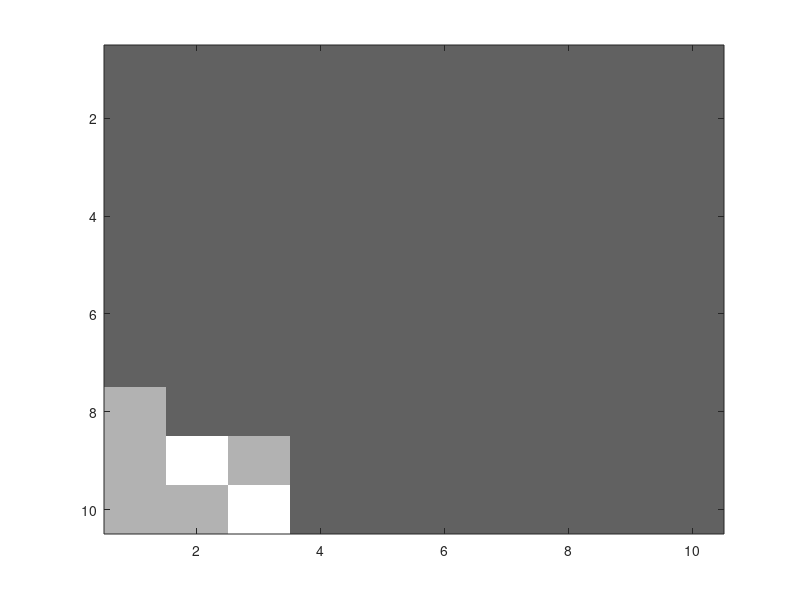

Recreate this plot in MATLAB.
close all;
clear;
clc;

% edge coordinate (set by user for simulation)
% will be replaced with the sensor model on the experiment
x=8;
y=9;

% round up the coordinate
x=round(x);
y=round(y);

% initil occupancy grid map
ocmap_IR = 0.5*ones(10,10);

% translation from distance to map index
row=y;
column=11-x;

if row==0
    row=row+1;
end

if column==11
    column=column-1;
end

% fill up the map
for i=row:1:row+2
    for j=column:-1:column-2
        if i>10 || i<1 || j<1 || j>10
            continue;
        else
            ocmap_IR(i,j)=0.9;
        end
    end
end

% initial occupancy grid map
ocmap_Thermo = 0.5*ones(10,10);

% temperature measurement (set by the user)
% will be replaced with the actuall data on experiment
T1=5; % top left
T2=4; % top right
T3=6; % centre
T4=8; % bot left
T5=5; % bot right


% create the temperature map
T1_Map=zeros(10,10);
T2_Map=zeros(10,10);
T3_Map=zeros(10,10);
T4_Map=zeros(10,10);
T5_Map=zeros(10,10);
T_Map=zeros(10,10);

Tmax=8.6;
for i=1:1:10
    for j=1:1:10
        T1_Map(i,j)=T1+double(round(sqrt(i^2+j^2)))*0.2;
        T2_Map(i,j)=T2+double(round(sqrt(i^2+(11-j)^2)))*0.2;
        T4_Map(i,j)=T4+double(round(sqrt((11-i)^2+j^2)))*0.2;
        T5_Map(i,j)=T5+double(round(sqrt((11-i)^2+(11-j)^2)))*0.2;
        T3_Map(i,j)=T3+double(round(sqrt((5.5-(i-0.5))^2+(5.5-(j-0.5))^2)))*0.2;
    end
end

for i=1:1:10
    for j=1:1:10
        a=abs(Tmax-T1_Map(i,j));
        b=abs(Tmax-T2_Map(i,j));
        c=abs(Tmax-T3_Map(i,j));
        d=abs(Tmax-T4_Map(i,j));
        e=abs(Tmax-T5_Map(i,j));
        A=[a,b,c,d,e];
        if a==min(A)
            T_Map(i,j)=T1_Map(i,j);
        elseif b==min(A)
            T_Map(i,j)=T2_Map(i,j);
        elseif c==min(A)
            T_Map(i,j)=T3_Map(i,j);
        elseif d==min(A)
            T_Map(i,j)=T4_Map(i,j);
        else
            T_Map(i,j)=T5_Map(i,j);
        end
    end
end

% update the occupancy grid map
for i=1:1:10
    for j=1:1:10
        if abs(Tmax-T_Map(i,j))<=0.1
            ocmap_Thermo(i,j)=0.9;
        elseif Tmax-T_Map(i,j)<=0.15 && Tmax-T_Map(i,j)>0.1
            ocmap_Thermo(i,j)=0.7;
        else
            continue;
        end
    end
end

% create occunpacy grip mapping
ocmap=zeros(10,10);
for i=1:1:10
    for j=1:1:10
        ocmap(i,j)=ocmap_IR(i,j)*ocmap_Thermo(i,j);
    end
end
image(100*ocmap);
colormap(gray);

